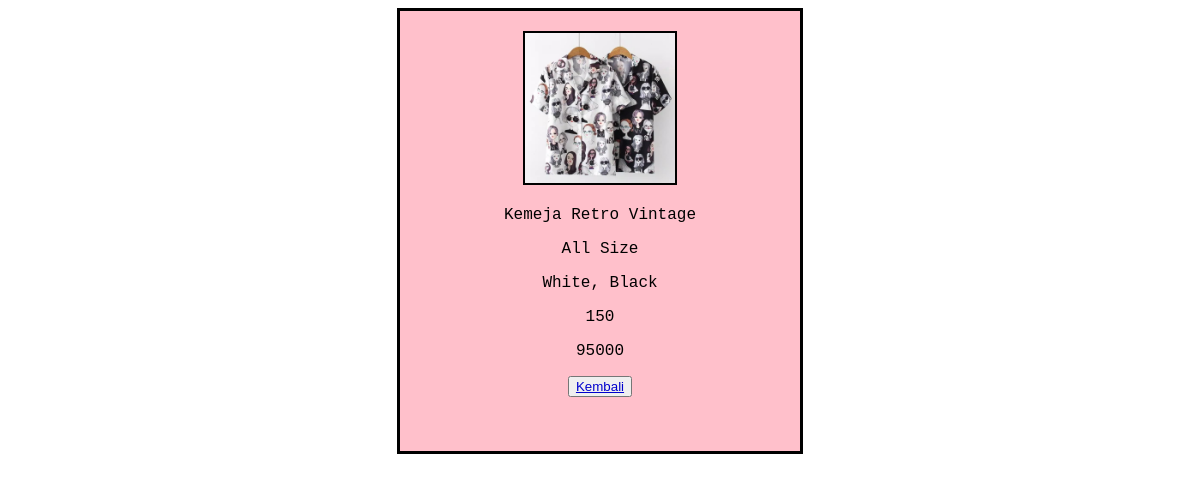
Screenshot of /latihan5c/php/detail.php?id=3 with the database file from the repository.
### tables this page shows
CREATE TABLE `pakaian` (
  `id` int(11) NOT NULL,
  `foto` varchar(50) NOT NULL,
  `nama` varchar(100) NOT NULL,
  `ukuran` varchar(100) NOT NULL,
  `warna` varchar(100) NOT NULL,
  `stok` int(11) NOT NULL,
  `harga` int(11) NOT NULL
);

### latihan5c/php/functions.php (called while the page is built)
<?php
function koneksi() {
    $conn = mysqli_connect("localhost", "root", "") or die("koneksi ke DB gagal");
    mysqli_select_db($conn, "tubes_193040015") or die("Dtabase salah!");
    return $conn;
}
function query($sql) {
    $conn = koneksi();
    $result = mysqli_query($conn, "$sql");
    $rows = [];
    while ($row = mysqli_fetch_assoc($result)) {
        $rows[] = $row;
    }
    return $rows;
}
?>

### latihan5c/php/detail.php (the view, shortened to what this page needs)
<?php
    require 'functions.php';
    $id = $_GET['id'];
    $p = query("SELECT * FROM pakaian WHERE id = $id")[0];
?>
<!DOCTYPE html>
<html lang="en">
<head>
</head>
<body>
    <div class="container">
        <div class="gambar">
            <img src="../assets/img/<?= $p["foto"]; ?>" alt="">
        </div>
        <div class="keterangan">
            <p><?= $p["nama"]; ?></p>
            <p><?= $p["ukuran"]; ?></p>
            <p><?= $p["warna"]; ?></p>
            <p><?= $p["stok"]; ?></p>
            <p><?= $p["harga"]; ?></p>
        </div>
        <button class="tombol-kembali"><a href="../index.php">Kembali</a>
    </div>
</body>
</html>

### latihan5c/php/detail.php (style rules this page uses)
.container { border : 3px solid black; background-color: pink; width: 400px; height : 400px; margin : auto; padding : 20px 0 20px 0; text-align: center; font-family: courier; font-size: medium; }
img { border : 2px solid black; width : 150px; height : 150px; }
button:link, a:link { color : #0000CD; }

### rows the page displays
pakaian: foto (picture), nama "Kemeja Retro Vintage", ukuran "All Size", warna "White, Black", stok "150", harga "95000"
